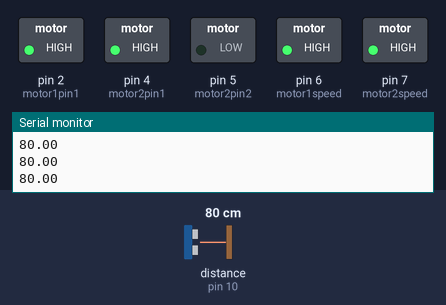
The sketch below on a simulated Arduino Uno, built with avr-gcc and run on an emulated ATmega328P. On the bench: switched loads named in the sketch (green lamp = pin HIGH), the last lines printed to the serial monitor. The inputs (shaded band) are chosen by the test bench; at power-on: distance to the obstacle (sensor on pin 10) 80 cm. The echo pulse lasts 58.3 µs per cm.

Above: at 1.2 s.
1.3 s: distance to the obstacle (sensor on pin 10) set to 16 cm
2.8 s: distance to the obstacle (sensor on pin 10) set to 12 cm
At 3.6 s:
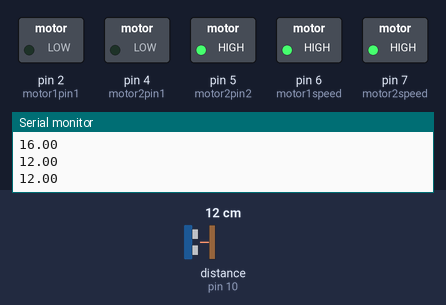
5.8 s: distance to the obstacle (sensor on pin 10) set to 95 cm
8.0 s: distance to the obstacle (sensor on pin 10) set to 105 cm
At 8.9 s:
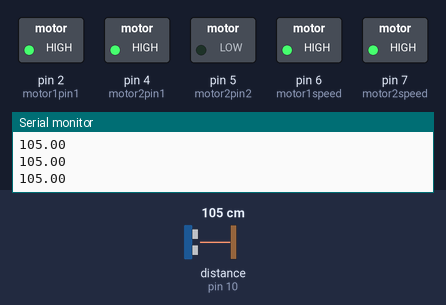
9.8 s: distance to the obstacle (sensor on pin 10) set to 2 cm
At 11.6 s:
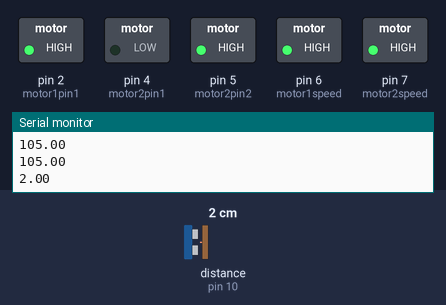
Timing chart, 0 to 13.8 s (numbered marks = the images above; inputs shaded):
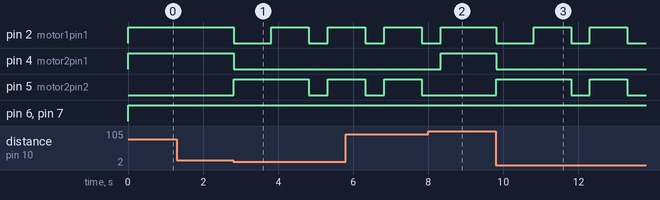

The sketch:

robocarAUTO.ino
```cpp
#include <HCSR04.h>


//init the distance module
HCSR04 hc(11,10);//initialisation class HCSR04 (trig pin , echo pin)


//motor pins init
int motor1pin1 = 2;
int motor1pin2 = 3;
int motor1speed = 6;

int motor2pin1 = 4;
int motor2pin2 = 5;
int motor2speed = 7;

//decion making varinbles
int dist_one;
int dist_two;
int dist_three;
int dist_four;

void turn(){

    //spin
    digitalWrite(motor1speed, 255);
    digitalWrite(motor1pin1, HIGH);
    digitalWrite(motor1pin2, LOW);

    digitalWrite(motor2speed, 255);
    digitalWrite(motor2pin1, LOW);
    digitalWrite(motor2pin2, HIGH);
    delay(1000);

    //stop
    digitalWrite(motor1speed, 255);
    digitalWrite(motor1pin1, LOW);
    digitalWrite(motor1pin2, LOW);

    digitalWrite(motor2speed, 255);
    digitalWrite(motor2pin1, LOW);
    digitalWrite(motor2pin2, LOW);
    delay(500);
  }

// A function to implement bubble sort
void sort(int a[], int size) {
    for(int i=0; i<(size-1); i++) {
        for(int o=0; o<(size-(i+1)); o++) {
                if(a[o] < a[o+1]) {
                    int t = a[o];
                    a[o] = a[o+1];
                    a[o+1] = t;
                }
        }
    }
}

//function detimines which direction is better to go in based on distance form robot
void direction_pick(){

    digitalWrite(motor1speed, 255);
    digitalWrite(motor1pin1, LOW);
    digitalWrite(motor1pin2, HIGH);

    digitalWrite(motor2speed, 255);
    digitalWrite(motor2pin1, LOW);
    digitalWrite(motor2pin2, HIGH);
    delay(1000);

    do{
      turn();
    }while(100 > hc.dist() );
}


void setup() {
  // put your setup code here, to run once:
  { Serial.begin(9600); }

  pinMode(motor1pin1, OUTPUT);
  pinMode(motor1pin1, OUTPUT);
  pinMode(motor1speed, OUTPUT);

  pinMode(motor2pin1, OUTPUT);
  pinMode(motor2pin2, OUTPUT);
  pinMode(motor2speed, OUTPUT);


}

void loop() {
  // put your main code here, to run repeatedly:

  digitalWrite(motor1speed, 255);
  digitalWrite(motor1pin1, HIGH);
  digitalWrite(motor1pin2, LOW);

  digitalWrite(motor2speed, 255);
  digitalWrite(motor2pin1, HIGH);
  digitalWrite(motor2pin2, LOW);

  int i = hc.dist();
  Serial.println( hc.dist() );

  if(i < 15){
    direction_pick();
  }

}
```

Measured:
- the behaviour switches between 15 and 14 cm on distance to the obstacle (sensor on pin 10) (found by bisection; images 0 and 1)
- the behaviour switches between 99 and 100 cm on distance to the obstacle (sensor on pin 10) (found by bisection; images 1 and 2)
- after the input at 2.8 s, pin 2 (motor1pin1): HIGH → LOW at once, → HIGH 1.0 s later, → LOW 1.0 s later, → HIGH 0.50 s later; pin 4 (motor2pin1): HIGH → LOW at once; pin 5 (motor2pin2): LOW → HIGH at once, → LOW 2.0 s later, → HIGH 0.50 s later
- after the input at 8.0 s, pin 2 (motor1pin1): goes on until 8.3 s, then stays HIGH; pin 4 (motor2pin1): LOW → HIGH after 0.33 s; pin 5 (motor2pin2): stays LOW (without the input it goes to HIGH after 0.33 s)
- after the input at 9.8 s, pin 2 (motor1pin1): goes LOW 1.0 s, HIGH 1.0 s, LOW 0.50 s, HIGH 1.0 s, then LOW, starting at once; pin 4 (motor2pin1): HIGH → LOW at once; pin 5 (motor2pin2): LOW → HIGH at once, → LOW 2.0 s later, → HIGH 0.50 s later, → LOW 1.0 s later
